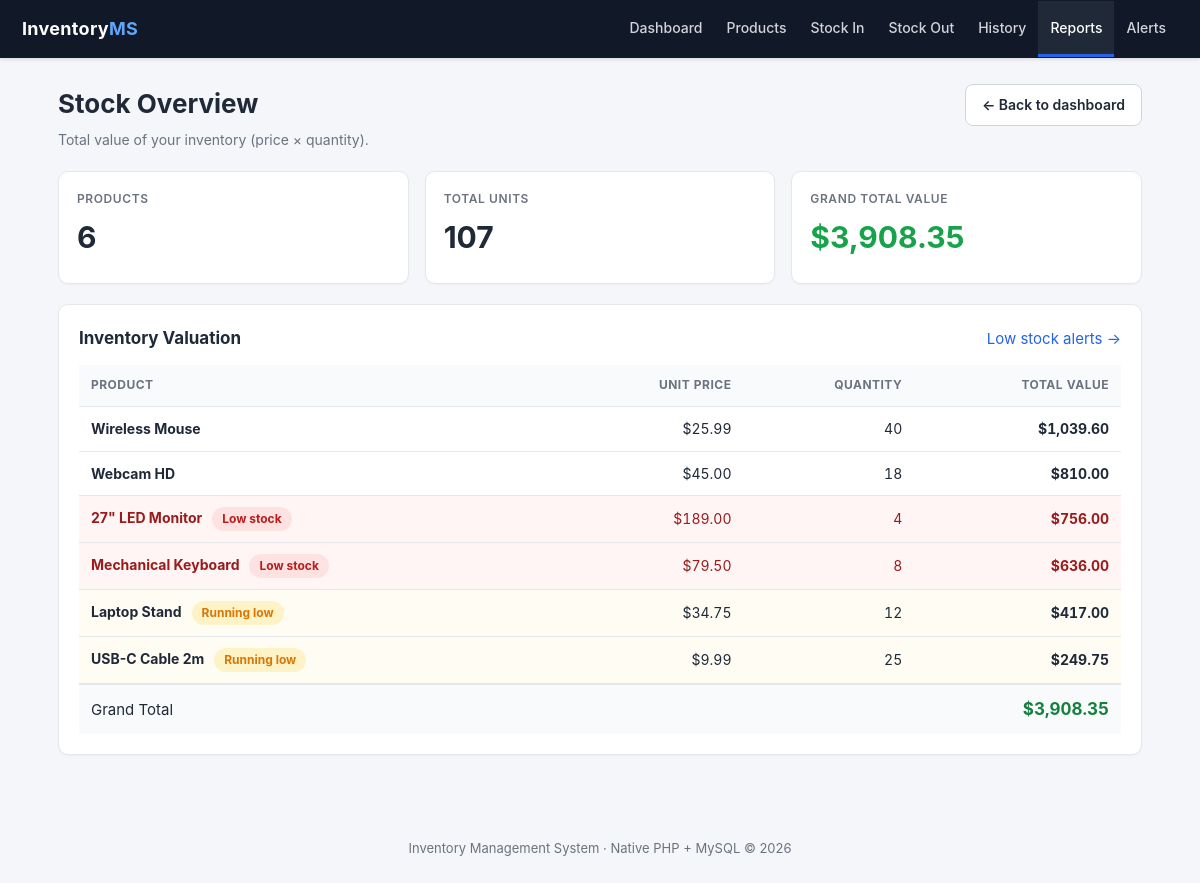
Screenshot of /reports/overview.php with the database file from the repository.
### tables this page shows
CREATE TABLE products (
    id              INT AUTO_INCREMENT PRIMARY KEY,
    name            VARCHAR(100) NOT NULL,
    description     TEXT NULL,
    price           DECIMAL(10,2) NOT NULL CHECK (price > 0),
    stock_quantity  INT NOT NULL DEFAULT 0,
    alert_threshold INT NOT NULL DEFAULT 5,
    created_at      TIMESTAMP DEFAULT CURRENT_TIMESTAMP
);

### includes/functions.php (called while the page is built, shortened)
<?php
function e($value): string
{
    return htmlspecialchars((string) $value, ENT_QUOTES, 'UTF-8');
}
function stock_status(array $product): string
{
    $stock     = (int) $product['stock_quantity'];
    $threshold = (int) $product['alert_threshold'];
    if ($stock <= $threshold) {
        return 'low';
    }
    if ($threshold > 0 && $stock <= $threshold * 2) {
        return 'warn';
    }
    return 'ok';
}

### reports/overview.php (the view, shortened to what this page needs)
<?php
require_once __DIR__ . '/../config/db.php';
require_once __DIR__ . '/../includes/functions.php';
try {
    $stmt = $pdo->prepare(
        'SELECT id, name, price, stock_quantity, alert_threshold,
                (price * stock_quantity) AS total_value
           FROM products
          ORDER BY total_value DESC, name ASC'
    );
    $stmt->execute();
    $rows = $stmt->fetchAll();
} catch (Throwable $e) {
    error_log('Overview report failed: ' . $e->getMessage());
    flash('error', 'Could not load the stock overview. Please try again later.');
    redirect('../index.php');
}
$grandValue = 0.0;
$grandUnits = 0;
foreach ($rows as $row) {
    $grandValue += (float) $row['total_value'];
    $grandUnits += (int) $row['stock_quantity'];
}
require __DIR__ . '/../includes/header.php';
?>
<div class="page-head">
    <div>
        <h1>Stock Overview</h1>
        <p class="subtitle">Total value of your inventory (price × quantity).</p>
    </div>
    <a class="btn btn-secondary" href="../index.php">&larr; Back to dashboard</a>
</div>
<div class="grid">
    <div class="stat">
        <div class="label">Products</div>
        <div class="value"><?= count($rows) ?></div>
    </div>
    <div class="stat">
        <div class="label">Total Units</div>
        <div class="value"><?= $grandUnits ?></div>
    </div>
    <div class="stat">
        <div class="label">Grand Total Value</div>
        <div class="value text-green">$<?= e(number_format($grandValue, 2)) ?></div>
    </div>
</div>
<section class="card">
    <div class="section-head">
        <h2>Inventory Valuation</h2>
        <a href="../reports/alerts.php">Low stock alerts &rarr;</a>
    </div>
    <?php if (empty($rows)): ?>
        <p class="empty">No products in the inventory yet. <a href="../products/create.php"><strong>Add one</strong></a>.</p>
    <?php else: ?>
        <div class="table-wrap">
            <table>
                <thead>
                    <tr>
                        <th>Product</th>
                        <th class="num">Unit Price</th>
                        <th class="num">Quantity</th>
                        <th class="num">Total Value</th>
                    </tr>
                </thead>
                <tbody>
                <?php foreach ($rows as $row):
                    $status = stock_status($row);
                ?>
                    <tr class="<?= $status === 'low' ? 'row-low' : ($status === 'warn' ? 'row-warn' : '') ?>">
                        <td>
                            <strong><?= e($row['name']) ?></strong>
                            <?php if ($status !== 'ok'): ?>
                                <span class="badge badge-<?= $status === 'low' ? 'low' : 'warn' ?>" style="margin-left:6px">
                                    <?= $status === 'low' ? 'Low stock' : 'Running low' ?>
                                </span>
                            <?php endif; ?>
                        </td>
                        <td class="num">$<?= e(number_format((float) $row['price'], 2)) ?></td>
                        <td class="num"><?= (int) $row['stock_quantity'] ?></td>
                        <td class="num"><strong>$<?= e(number_format((float) $row['total_value'], 2)) ?></strong></td>
                    </tr>
                <?php endforeach; ?>
                </tbody>
                <tfoot>
                    <tr class="total-row">
                        <td colspan="3">Grand Total</td>
                        <td class="num"><strong>$<?= e(number_format($grandValue, 2)) ?></strong></td>
                    </tr>
                </tfoot>
            </table>
        </div>
    <?php endif; ?>
</section>
<?php require __DIR__ . '/../includes/footer.php'; ?>

### assets/css/style.css (style rules this page uses)
:root { --bg: #f4f6fa; --card: #ffffff; --text: #1f2937; --muted: #6b7280; --border: #e5e7eb; --primary: #2563eb; --primary-dark: #1d4ed8; --green: #16a34a; --green-dark: #15803d; --green-bg: #dcfce7; --red: #dc2626; --red-dark: #b91c1c; --red-bg: #fee2e2; --orange: #d97706; --orange-bg: #fef3c7; --nav: #111827; }
* { box-sizing: border-box; }
body { margin: 0; background: var(--bg); color: var(--text); font-family: -apple-system, BlinkMacSystemFont, "Segoe UI", Roboto, Helvetica, Arial, sans-serif; font-size: 15px; line-height: 1.55; }
a { color: var(--primary); text-decoration: none; }
h1 { font-size: 26px; margin: 0; }
h2 { font-size: 17px; margin: 0; }
.page-head { display: flex; justify-content: space-between; align-items: flex-start; gap: 16px; flex-wrap: wrap; margin-bottom: 20px; }
.page-head .subtitle { color: var(--muted); margin: 5px 0 0; font-size: 14px; }
.section-head { display: flex; justify-content: space-between; align-items: center; gap: 12px; flex-wrap: wrap; margin-bottom: 14px; }
.card { background: var(--card); border: 1px solid var(--border); border-radius: 10px; padding: 20px; margin-bottom: 20px; box-shadow: 0 1px 2px rgba(0, 0, 0, .04); }
.grid { display: grid; gap: 16px; grid-template-columns: repeat(auto-fit, minmax(220px, 1fr)); margin-bottom: 20px; }
.stat { background: var(--card); border: 1px solid var(--border); border-radius: 10px; padding: 18px; box-shadow: 0 1px 2px rgba(0, 0, 0, .04); }
.stat .label { color: var(--muted); font-size: 12px; font-weight: 600; text-transform: uppercase; letter-spacing: .05em; }
.stat .value { font-size: 30px; font-weight: 700; margin: 6px 0 4px; }
.table-wrap { overflow-x: auto; }
table { width: 100%; border-collapse: collapse; }
th, td { text-align: left; padding: 11px 12px; border-bottom: 1px solid var(--border); font-size: 14px; vertical-align: middle; }
th { background: #f9fafb; font-size: 12px; text-transform: uppercase; letter-spacing: .04em; color: var(--muted); }
tbody tr:last-child td { border-bottom: none; }
.num { text-align: right; font-variant-numeric: tabular-nums; }
.total-row td { background: #f9fafb; font-size: 15px; border-top: 2px solid var(--border); border-bottom: none; }
.total-row .num strong { color: var(--green-dark); font-size: 17px; }
.row-low { background: #fff5f5 !important; }
.row-low td { color: #991b1b; }
.row-warn { background: #fffdf3 !important; }
.badge { display: inline-block; padding: 3px 10px; border-radius: 999px; font-size: 12px; font-weight: 700; line-height: 1.5; white-space: nowrap; }
.badge-out, .badge-low { background: var(--red-bg); color: var(--red-dark); }
.badge-warn { background: var(--orange-bg); color: var(--orange); }
.btn { display: inline-block; padding: 9px 16px; border-radius: 8px; border: 1px solid transparent; background: var(--primary); color: #fff; font-size: 14px; font-weight: 600; font-family: inherit; cursor: pointer; text-align: center; }
.btn-secondary { background: #fff; color: var(--text); border-color: #d1d5db; }
.text-green { color: var(--green); }

### rows the page displays
products: name "Wireless Mouse", price "25.99", stock_quantity "40", total_value "1,039.60"
products: name "Webcam HD", price "45.00", stock_quantity "18", total_value "810.00"
products: name "27\" LED Monitor", alert_threshold "Low stock", price "189.00", stock_quantity "4", total_value "756.00"
products: name "Mechanical Keyboard", alert_threshold "Low stock", price "79.50", stock_quantity "8", total_value "636.00"
products: name "Laptop Stand", alert_threshold "Running low", price "34.75", stock_quantity "12", total_value "417.00"
products: name "USB-C Cable 2m", alert_threshold "Running low", price "9.99", stock_quantity "25", total_value "249.75"

### other values shown
count($rows) "6"
$grandUnits "107"
$grandValue "3,908.35"
